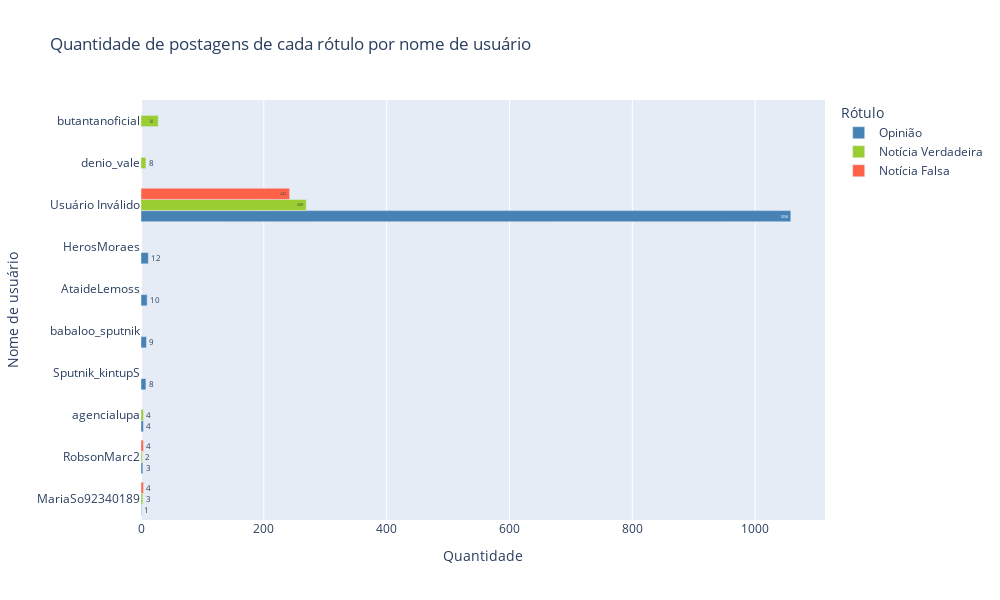

Notebook code for this chart:
### Code cell
fig = px.bar(df_usuario_rotulos, 
             y='Nome de usuário', 
             x='Quantidade', 
             color='Rótulo',
             color_discrete_map={
                                    'Notícia Falsa':'tomato',
                                    'Notícia Verdadeira':'yellowgreen',
                                    'Opinião':'steelblue',
                                },
             barmode='group',
             title='Quantidade de postagens de cada rótulo por nome de usuário', 
             text_auto=True,
             orientation='h',
             width=1000,
             height=600,
            )
fig.show()

### Figure 1 — Plotly figure (JSON) as saved in the notebook; plotly's stock layout.template omitted (floating-point values rounded to 4 significant figures)
{"data": [{"alignmentgroup": "True", "hovertemplate": "Rótulo=Opinião<br>Quantidade=%{x}<br>Nome de usuário=%{y}<extra></extra>", "legendgroup": "Opinião", "marker": {"color": "steelblue", "pattern": {"shape": ""}}, "name": "Opinião", "offsetgroup": "Opinião", "orientation": "h", "showlegend": true, "textposition": "auto", "texttemplate": "%{x}", "type": "bar", "x": [1, 3, 4, 8, 9, 10, 12, 1058], "xaxis": "x", "y": ["MariaSo92340189", "RobsonMarc2", "agencialupa", "Sputnik_kintupS", "babaloo_sputnik", "AtaideLemoss", "HerosMoraes", "Usuário Inválido"], "yaxis": "y"}, {"alignmentgroup": "True", "hovertemplate": "Rótulo=Notícia Verdadeira<br>Quantidade=%{x}<br>Nome de usuário=%{y}<extra></extra>", "legendgroup": "Notícia Verdadeira", "marker": {"color": "yellowgreen", "pattern": {"shape": ""}}, "name": "Notícia Verdadeira", "offsetgroup": "Notícia Verdadeira", "orientation": "h", "showlegend": true, "textposition": "auto", "texttemplate": "%{x}", "type": "bar", "x": [2, 3, 4, 8, 28, 269], "xaxis": "x", "y": ["RobsonMarc2", "MariaSo92340189", "agencialupa", "denio_vale", "butantanoficial", "Usuário Inválido"], "yaxis": "y"}, {"alignmentgroup": "True", "hovertemplate": "Rótulo=Notícia Falsa<br>Quantidade=%{x}<br>Nome de usuário=%{y}<extra></extra>", "legendgroup": "Notícia Falsa", "marker": {"color": "tomato", "pattern": {"shape": ""}}, "name": "Notícia Falsa", "offsetgroup": "Notícia Falsa", "orientation": "h", "showlegend": true, "textposition": "auto", "texttemplate": "%{x}", "type": "bar", "x": [4, 4, 242], "xaxis": "x", "y": ["MariaSo92340189", "RobsonMarc2", "Usuário Inválido"], "yaxis": "y"}], "layout": {"barmode": "group", "height": 600, "legend": {"title": {"text": "Rótulo"}, "tracegroupgap": 0}, "title": {"text": "Quantidade de postagens de cada rótulo por nome de usuário"}, "width": 1000, "xaxis": {"anchor": "y", "autorange": true, "domain": [0, 1], "range": [0, 1114.0], "title": {"text": "Quantidade"}, "type": "linear"}, "yaxis": {"anchor": "x", "autorange": true, "domain": [0, 1], "range": [-0.5, 9.5], "title": {"text": "Nome de usuário"}, "type": "category"}}}
